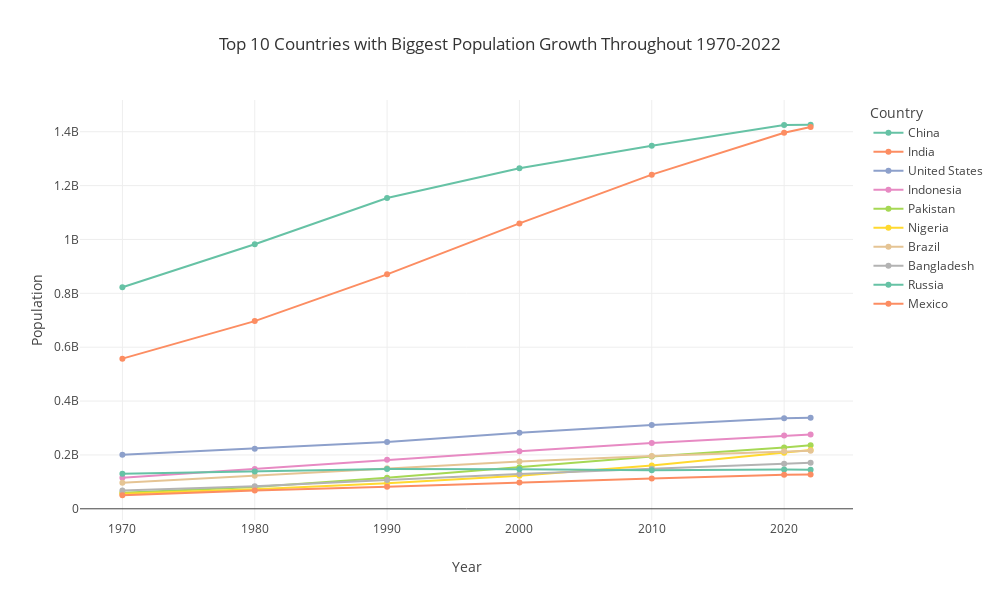

This figure's notebook cell:
### Code cell
fig = px.line(top10, x='Year', y='Population', color='Country', markers=True, 
              title='Top 10 Countries with Biggest Population Growth Throughout 1970-2022', 
              width=1000, height=600)
fig.show()

### Figure 1 — Plotly figure (JSON) as saved in the notebook; plotly's stock layout.template omitted (floating-point values rounded to 4 significant figures)
{"data": [{"hovertemplate": "Country=China<br>Year=%{x}<br>Population=%{y}<extra></extra>", "legendgroup": "China", "line": {"color": "rgb(102,194,165)", "dash": "solid"}, "marker": {"symbol": "circle"}, "mode": "markers+lines", "name": "China", "orientation": "v", "showlegend": true, "type": "scatter", "x": ["1970", "1980", "1990", "2000", "2010", "2020", "2022"], "xaxis": "x", "y": [822534450, 982372466, 1153704252, 1264099069, 1348191368, 1424929781, 1425887337], "yaxis": "y"}, {"hovertemplate": "Country=India<br>Year=%{x}<br>Population=%{y}<extra></extra>", "legendgroup": "India", "line": {"color": "rgb(252,141,98)", "dash": "solid"}, "marker": {"symbol": "circle"}, "mode": "markers+lines", "name": "India", "orientation": "v", "showlegend": true, "type": "scatter", "x": ["1970", "1980", "1990", "2000", "2010", "2020", "2022"], "xaxis": "x", "y": [557501301, 696828385, 870452165, 1059633675, 1240613620, 1396387127, 1417173173], "yaxis": "y"}, {"hovertemplate": "Country=United States<br>Year=%{x}<br>Population=%{y}<extra></extra>", "legendgroup": "United States", "line": {"color": "rgb(141,160,203)", "dash": "solid"}, "marker": {"symbol": "circle"}, "mode": "markers+lines", "name": "United States", "orientation": "v", "showlegend": true, "type": "scatter", "x": ["1970", "1980", "1990", "2000", "2010", "2020", "2022"], "xaxis": "x", "y": [200328340, 223140018, 248083732, 282398554, 311182845, 335942003, 338289857], "yaxis": "y"}, {"hovertemplate": "Country=Indonesia<br>Year=%{x}<br>Population=%{y}<extra></extra>", "legendgroup": "Indonesia", "line": {"color": "rgb(231,138,195)", "dash": "solid"}, "marker": {"symbol": "circle"}, "mode": "markers+lines", "name": "Indonesia", "orientation": "v", "showlegend": true, "type": "scatter", "x": ["1970", "1980", "1990", "2000", "2010", "2020", "2022"], "xaxis": "x", "y": [115228394, 148177096, 182159874, 214072421, 244016173, 271857970, 275501339], "yaxis": "y"}, {"hovertemplate": "Country=Pakistan<br>Year=%{x}<br>Population=%{y}<extra></extra>", "legendgroup": "Pakistan", "line": {"color": "rgb(166,216,84)", "dash": "solid"}, "marker": {"symbol": "circle"}, "mode": "markers+lines", "name": "Pakistan", "orientation": "v", "showlegend": true, "type": "scatter", "x": ["1970", "1980", "1990", "2000", "2010", "2020", "2022"], "xaxis": "x", "y": [59290872, 80624057, 115414069, 154369924, 194454498, 227196741, 235824862], "yaxis": "y"}, {"hovertemplate": "Country=Nigeria<br>Year=%{x}<br>Population=%{y}<extra></extra>", "legendgroup": "Nigeria", "line": {"color": "rgb(255,217,47)", "dash": "solid"}, "marker": {"symbol": "circle"}, "mode": "markers+lines", "name": "Nigeria", "orientation": "v", "showlegend": true, "type": "scatter", "x": ["1970", "1980", "1990", "2000", "2010", "2020", "2022"], "xaxis": "x", "y": [55569264, 72951439, 95214257, 122851984, 160952853, 208327405, 218541212], "yaxis": "y"}, {"hovertemplate": "Country=Brazil<br>Year=%{x}<br>Population=%{y}<extra></extra>", "legendgroup": "Brazil", "line": {"color": "rgb(229,196,148)", "dash": "solid"}, "marker": {"symbol": "circle"}, "mode": "markers+lines", "name": "Brazil", "orientation": "v", "showlegend": true, "type": "scatter", "x": ["1970", "1980", "1990", "2000", "2010", "2020", "2022"], "xaxis": "x", "y": [96369875, 122288383, 150706446, 175873720, 196353492, 213196304, 215313498], "yaxis": "y"}, {"hovertemplate": "Country=Bangladesh<br>Year=%{x}<br>Population=%{y}<extra></extra>", "legendgroup": "Bangladesh", "line": {"color": "rgb(179,179,179)", "dash": "solid"}, "marker": {"symbol": "circle"}, "mode": "markers+lines", "name": "Bangladesh", "orientation": "v", "showlegend": true, "type": "scatter", "x": ["1970", "1980", "1990", "2000", "2010", "2020", "2022"], "xaxis": "x", "y": [67541860, 83929765, 107147651, 129193327, 148391139, 167420951, 171186372], "yaxis": "y"}, {"hovertemplate": "Country=Russia<br>Year=%{x}<br>Population=%{y}<extra></extra>", "legendgroup": "Russia", "line": {"color": "rgb(102,194,165)", "dash": "solid"}, "marker": {"symbol": "circle"}, "mode": "markers+lines", "name": "Russia", "orientation": "v", "showlegend": true, "type": "scatter", "x": ["1970", "1980", "1990", "2000", "2010", "2020", "2022"], "xaxis": "x", "y": [130093010, 138257420, 148005704, 146844839, 143242599, 145617329, 144713314], "yaxis": "y"}, {"hovertemplate": "Country=Mexico<br>Year=%{x}<br>Population=%{y}<extra></extra>", "legendgroup": "Mexico", "line": {"color": "rgb(252,141,98)", "dash": "solid"}, "marker": {"symbol": "circle"}, "mode": "markers+lines", "name": "Mexico", "orientation": "v", "showlegend": true, "type": "scatter", "x": ["1970", "1980", "1990", "2000", "2010", "2020", "2022"], "xaxis": "x", "y": [50289306, 67705186, 81720428, 97873442, 112532401, 125998302, 127504125], "yaxis": "y"}], "layout": {"height": 600, "legend": {"title": {"text": "Country"}, "tracegroupgap": 0}, "title": {"text": "Top 10 Countries with Biggest Population Growth Throughout 1970-2022"}, "width": 1000, "xaxis": {"anchor": "y", "autorange": true, "domain": [0, 1], "range": [1967.0, 2025.0], "title": {"text": "Year"}, "type": "linear"}, "yaxis": {"anchor": "x", "autorange": true, "domain": [0, 1], "range": [-41600000.0, 1518000000.0], "title": {"text": "Population"}, "type": "linear"}}}
